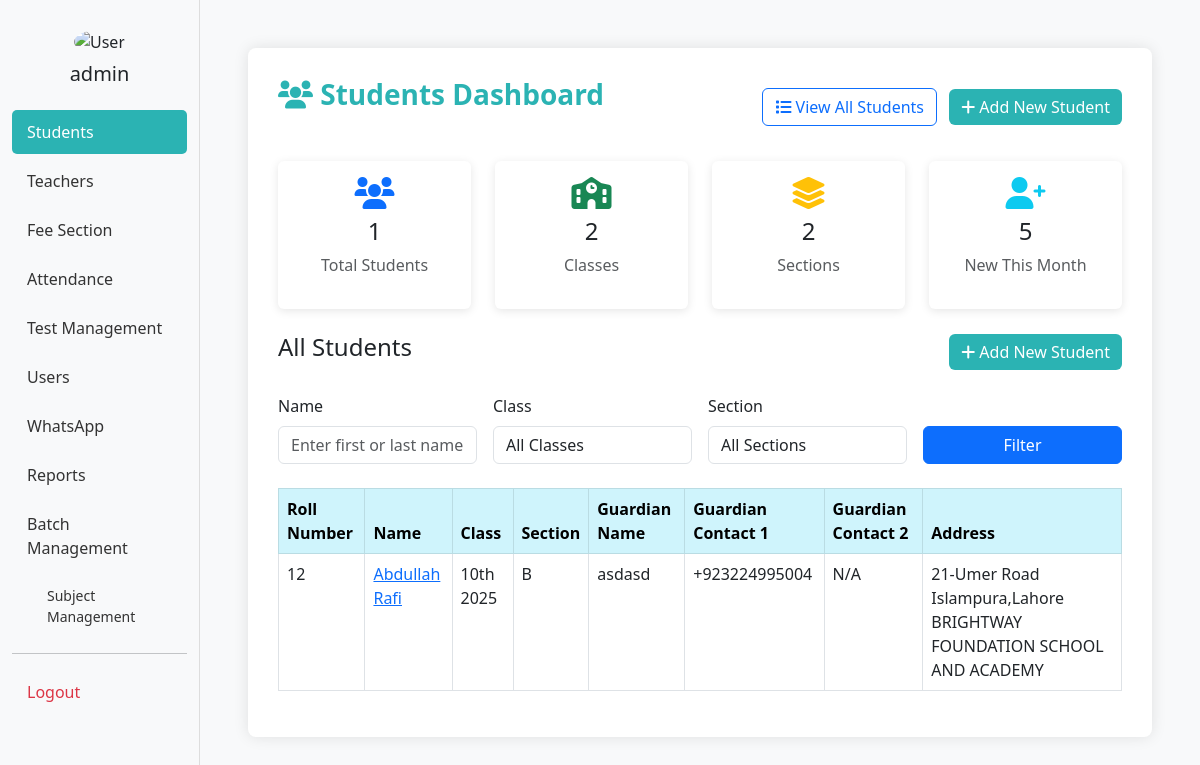
The page /list_students/ (signed in) on the database as committed earlier.
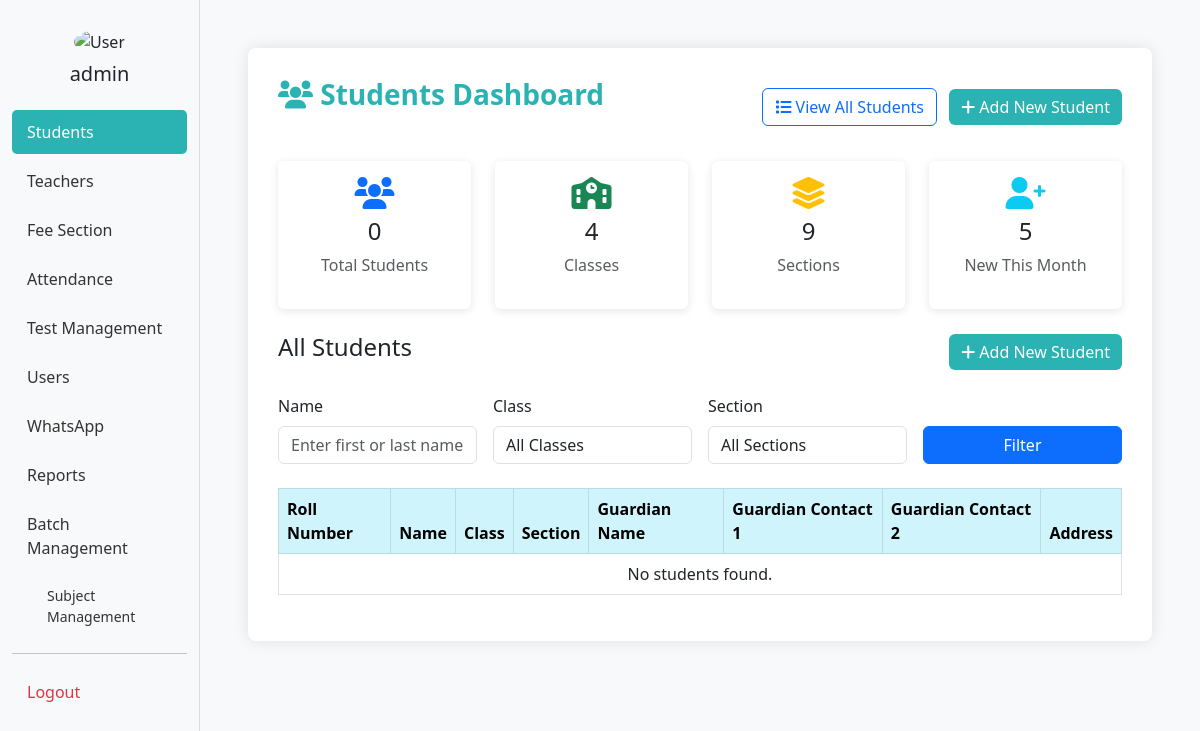
The same page on the database as committed later.
### bri/models.py (models this page shows, shortened)
class Student(models.Model):
    username = models.OneToOneField(Username, on_delete=models.CASCADE, related_name='student_profile')
    std_fname = models.CharField(max_length=20)
    std_lname = models.CharField(max_length=20)
    std_dob = models.DateField()
    std_roll = models.CharField(max_length=20)
    std_class = models.ForeignKey(Class, on_delete=models.CASCADE)
    guardian_name = models.CharField(max_length=100, blank=True)
    guardian_contact1 = PhoneNumberField(blank=True, null=True)
    guardian_contact2 = PhoneNumberField(blank=True, null=True)
    address = models.TextField(blank=True, null=True)
    std_section = models.ForeignKey(Section, on_delete=models.CASCADE, null=True, blank=True)
    gender = models.CharField(max_length=10)
    discount_amount = models.IntegerField(help_text="Discount amount in PKR")
    is_active = models.BooleanField(default=True)
    profile_picture = models.ImageField(upload_to='student_pics/', blank=True, null=True)
    bform = models.CharField(max_length=20, blank=True, null=True)
    created_at = models.DateTimeField(auto_now_add=True)
    class Meta:
        unique_together = ('std_class', 'std_roll')

class Class(models.Model):
    class_name = models.CharField(max_length=15)
    is_active = models.BooleanField(default=True)
    order = models.IntegerField(default=0)
    class Meta:
        ordering = ['order', 'class_name']

class Section(models.Model):
    std_section = models.CharField(max_length=10)
    class_name = models.ForeignKey(Class, on_delete=models.CASCADE, related_name="sections")
    is_active = models.BooleanField(default=True)
    order = models.IntegerField(default=0)
    class Meta:
        ordering = ['order', 'std_section']

### bri/views.py (the view)
# urls.py: path('list_students/', views.list_students, name='list_students'),  # List of students
@admin_required
def list_students(request):
    from django.utils import timezone
    from datetime import datetime, timedelta
    class_list = Class.objects.all()
    section_list = Section.objects.all()
    search_name = request.GET.get('name', '').strip()
    search_class = request.GET.get('class', '').strip()
    search_section = request.GET.get('section', '').strip()
    students = Student.objects.all().order_by('std_roll')
    if search_name:
        students = students.filter(
            Q(std_fname__icontains=search_name) |
            Q(std_lname__icontains=search_name)
        )
    if search_class:
        students = students.filter(std_class__class_name__icontains=search_class)
    if search_section.isdigit():
        students = students.filter(std_section__id=int(search_section))  # Corrected to use section ID explicitly
    if not students:
        students = []
    total_students = Student.objects.filter(is_active=True).count()
    total_classes = Class.objects.count()
    total_sections = Section.objects.count()
    new_admissions = 5
    recent_students = Student.objects.filter(is_active=True).order_by('-id')[:10]
    filters = {
        'name': search_name,
        'class': search_class,
        'section': search_section
    }
    context = {
        'students': students,
        'class_list': class_list,
        'section_list': section_list,
        'filters': filters,
        'total_students': total_students,
        'total_classes': total_classes,
        'total_sections': total_sections,
        'new_admissions': new_admissions,
        'recent_students': recent_students,
    }
    return render(request, 'List_students.html', context)

### bri/views.py (called while the page is built)
def admin_required(view_func):
    @wraps(view_func)
    def wrapper(request, *args, **kwargs):
        user_id = request.session.get('user_id')
        user_role = request.session.get('user_role')
        print(f"Admin check - user_id: {user_id}, user_role: {user_role}")
        if not user_id or user_role != 'admin':
            messages.error(request, "You need admin access to view this page.")
            return redirect('admin_dashboard')
        return view_func(request, *args, **kwargs)
    return wrapper

### bri/templates/List_students.html (shortened to what this page needs)
{% extends "students.html" %}
{% block content %}
  <div class="d-flex justify-content-between align-items-center mb-4">
    <h4>All Students</h4>
    <button class="btn btn-custom" data-bs-toggle="modal" data-bs-target="#addStudentModal">
      <i class="fas fa-plus"></i> Add New Student
    </button>
  </div>
  <form method="GET" class="row g-3 mb-4">
    <div class="col-md-3">
      <label for="nameFilter" class="form-label">Name</label>
      <input
        type="text"
        id="nameFilter"
        name="name"
        value="{{ filters.name|default:'' }}"
        class="form-control"
        placeholder="Enter first or last name" />
    </div>
    <div class="col-md-3">
      <label for="classFilter" class="form-label">Class</label>
      <select id="classFilter" name="class" class="form-control">
        <option value="">All Classes</option>
      </select>
    </div>
    <div class="col-md-3">
      <label for="sectionFilter" class="form-label">Section</label>
      <select id="sectionFilter" name="section" class="form-control">
        <option value="">All Sections</option>
      </select>
    </div>
    <div class="col-md-3 d-flex align-items-end">
      <button type="submit" class="btn btn-primary w-100">Filter</button>
    </div>
  </form>
  <table class="table table-bordered bg-white">
    <thead class="table-info">
      <tr>
        <th>Roll Number</th>
        <th>Name</th>
        <th>Class</th>
        <th>Section</th>
        <th>Guardian Name</th>
        <th>Guardian Contact 1</th>
        <th>Guardian Contact 2</th>
        <th>Address</th>
      </tr>
    </thead>
    <tbody>
      {% if students %}
        {% for stud in students %}
          <tr>
            <td>{{ stud.std_roll }}</td>
            <td>
              <a href="{% url 'edit_students' stud.id %}">
                {{ stud.std_fname }} {{ stud.std_lname }}
              </a>
            </td>
            <td>{{ stud.std_class.class_name }}</td>
            <td>{% if stud.std_section %}{{ stud.std_section.std_section }}{% else %}N/A{% endif %}</td>
            <td>{{ stud.guardian_name|default:"N/A" }}</td>
            <td>{{ stud.guardian_contact1|default:"N/A" }}</td>
            <td>{{ stud.guardian_contact2|default:"N/A" }}</td>
            <td>{{ stud.address|default:"N/A" }}</td>
          </tr>
        {% endfor %}
      {% else %}
        <tr><td colspan="8" class="text-center">No students found.</td></tr>
      {% endif %}
    </tbody>
  </table>
{% endblock %}

Rows that differ between the two databases and show on the page:
removed Student: std_roll "12", std_fname "Abdullah", std_lname "Rafi", std_class.class_name "10th 2025", std_section.std_section "B", guardian_name "asdasd", guardian_contact1 "+923224995004", guardian_contact2 "N/A", address "21-Umer Road Islampura,Lahore BRIGHTWAY FOUNDATION SCHOOL AND ACADEMY"
Other text that changed with them:
{{ total_students }}: "1" → "0"
{{ total_classes }}: "2" → "4"
{{ total_sections }}: "2" → "9"
text now shown: "No students found."
